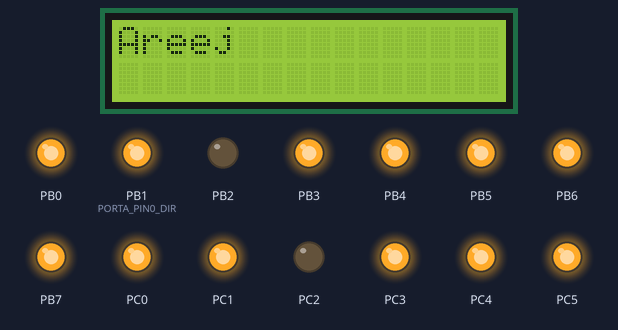
Bench run of a program on a simulated ATmega32, built with avr-gcc and emulated at 12 MHz (the files do not name the chip). Parts: 16×2 character LCD, output pins drawn as LEDs (lit = HIGH). Wiring (inferred from the names in the program): character LCD (HD44780): RS PD0; R/W PD1; E PD2; data PA0, PA1, PA2, PA3, PA4, PA5, PA6, PA7. Pins used as bus, display or sensor lines are not drawn.

Above: at 0.1 s.
At 0.6 s:
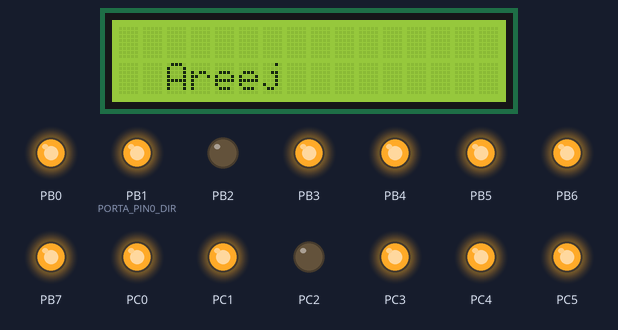
At 1.2 s:
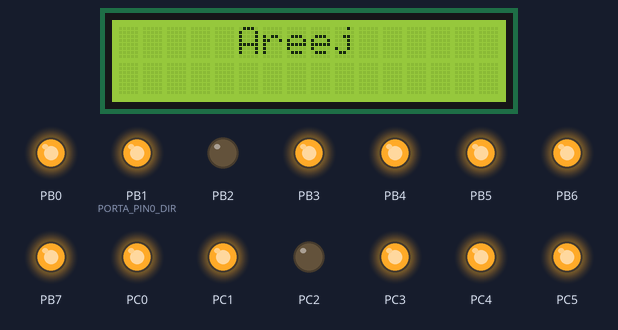
At 1.7 s:
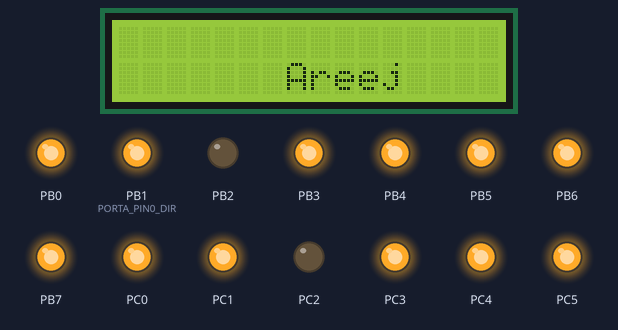
At 2.2 s:
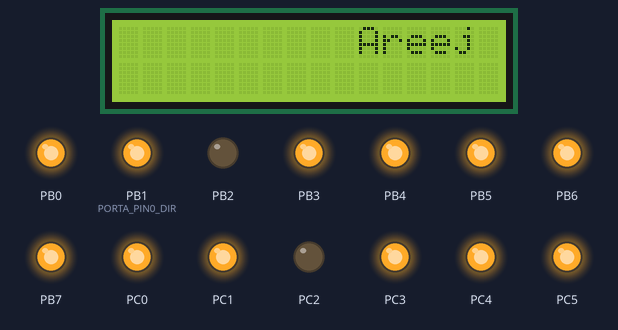
At 2.8 s:
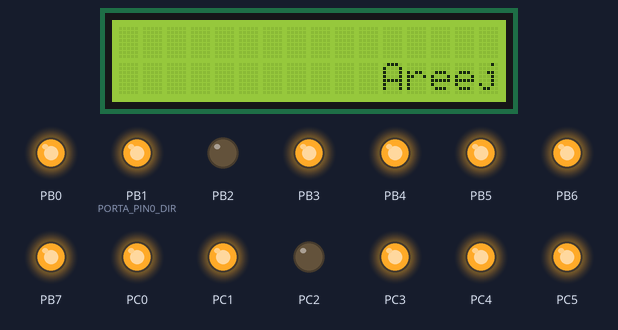
Timing chart, 0 to 4.3 s (numbered marks = the images above):
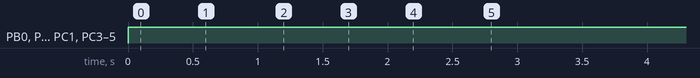

Measured:
- by itself, PB0, PB1 (PORTA_PIN0_DIR), PB3–7, PC0, PC1, PC3–5: LOW → HIGH at 0.00 s
- by itself, everything shown: repeats every 3.2 s, in 6 steps
- what the display in image 0 shows lasts 0.5 s, from 0.1 s to 0.6 s

The program:

main.c
```c
/*******************************/
/* Author  : Areej Ayman Helal */
/* Version : V01               */
/* Date    : 15 Jan 2020       */
/*******************************/

#include "STD_TYPES.h"

#include "PORT_interface.h"
#include "DIO_interface.h"
#include <util/delay.h>
# define F_CPU 12000000UL


#include "PORT_register.h"

void main (void)
{
	PortInitialize();
	CLCD_voidInitialize();
	/*set function*/
	CLCD_voidWriteCmd(0b00111000);
	while(1)
	{

		/*first step*/
		CLCD_voidWriteData('A');
		CLCD_voidWriteData('r');
		CLCD_voidWriteData('e');
		CLCD_voidWriteData('e');
		CLCD_voidWriteData('j');
		_delay_ms(500);
		/*clear*/
		CLCD_voidWriteCmd(0b00000001);

		/*second step 0x42*/
		/*set ddram*/
		CLCD_voidWriteCmd(0b11000010);

		CLCD_voidWriteData('A');
		CLCD_voidWriteData('r');
		CLCD_voidWriteData('e');
		CLCD_voidWriteData('e');
		CLCD_voidWriteData('j');
		_delay_ms(500);
		/*clear*/
		CLCD_voidWriteCmd(0b00000001);

		/*third step 0x05*/
		/*set ddram*/
		CLCD_voidWriteCmd(0b10000101);

		CLCD_voidWriteData('A');
		CLCD_voidWriteData('r');
		CLCD_voidWriteData('e');
		CLCD_voidWriteData('e');
		CLCD_voidWriteData('j');
		_delay_ms(500);
		/*clear*/
		CLCD_voidWriteCmd(0b00000001);

		/*4th step 0x47*/
		/*set ddram*/
		CLCD_voidWriteCmd(0b11000111);

		CLCD_voidWriteData('A');
		CLCD_voidWriteData('r');
		CLCD_voidWriteData('e');
		CLCD_voidWriteData('e');
		CLCD_voidWriteData('j');
		_delay_ms(500);
		/*clear*/
		CLCD_voidWriteCmd(0b00000001);

		/*5th step 0x0A*/
		/*set ddram*/
		CLCD_voidWriteCmd(0b10001010);

		CLCD_voidWriteData('A');
		CLCD_voidWriteData('r');
		CLCD_voidWriteData('e');
		CLCD_voidWriteData('e');
		CLCD_voidWriteData('j');
		_delay_ms(500);
		/*clear*/
		CLCD_voidWriteCmd(0b00000001);

		/*6th step 0x4B*/
		/*set ddram*/
		CLCD_voidWriteCmd(0b11001011);

		CLCD_voidWriteData('A');
		CLCD_voidWriteData('r');
		CLCD_voidWriteData('e');
		CLCD_voidWriteData('e');
		CLCD_voidWriteData('j');
		_delay_ms(500);
		/*clear*/
		CLCD_voidWriteCmd(0b00000001);

	}


}
```

CLCD_config.h
```c
/*******************************/
/* Author  : Areej Ayman Helal */
/* Version : V01               */
/* Date    : 15 Jan 2020       */
/*******************************/

#define CLCD_u8_RS_PORT 'D'
#define CLCD_u8_RS_PIN	0

#define CLCD_u8_RW_PORT 'D'
#define CLCD_u8_RW_PIN	1

#define CLCD_u8_E_PORT 'D'
#define CLCD_u8_E_PIN	2

#define CLCD_u8_DATA_PORT 'A'

#define CLCD_u8_D0	0
#define CLCD_u8_D1	1
#define CLCD_u8_D2	2
#define CLCD_u8_D3	3
#define CLCD_u8_D4	4
#define CLCD_u8_D5	5
#define CLCD_u8_D6	6
#define CLCD_u8_D7	7
```

CLCD_interface.h
```c
/*******************************/
/* Author  : Areej Ayman Helal */
/* Version : V01               */
/* Date    : 15 Jan 2020       */
/*******************************/

/*Description : This API shall initialize LCD*/
void CLCD_voidInitialize(void);

/*Description : This API shall display data on LCD*/
void CLCD_voidWriteData(u8 copy_u8Data);

/*Description : This API shall excute command on LCD*/
void CLCD_voidWriteCmd(u8 copy_u8Cmd);
```

CLCD_program.c
```c
/*******************************/
/* Author  : Areej Ayman Helal */
/* Version : V01               */
/* Date    : 15 Jan 2020       */
/*******************************/

#include "STD_TYPES.h"
#include "BIT_MATH.h"
#include <util/delay.h>
#include "DIO_interface.h"
#include "CLCD_interface.h"
#include "CLCD_config.h"
#include "CLCD_register.h"
#include "CLCD_private.h"


/*Description : This API shall initialize LCD*/
void CLCD_voidInitialize(void)
{

	_delay_ms(40);
	CLCD_voidWriteCmd(0b00111000);
	CLCD_voidWriteCmd(0b00001100);
	CLCD_voidWriteCmd(0b00000001);
	_delay_ms(2);

}

/*Description : This API shall display data on LCD*/
void CLCD_voidWriteData(u8 Copy_u8Data)
{
	/*Set RS = 1 */
	DIO_setPinValue(CLCD_u8_RS_PORT,CLCD_u8_RS_PIN,1);
	/*Set RW = 0 */
	DIO_setPinValue(CLCD_u8_RW_PORT,CLCD_u8_RW_PIN,0);
	/*Set Data on data port */
	CLCD_voidSetDataPort(Copy_u8Data);
	/*Enable pulse */
	DIO_setPinValue(CLCD_u8_E_PORT,CLCD_u8_E_PIN,1);
	_delay_ms(1);
	DIO_setPinValue(CLCD_u8_E_PORT,CLCD_u8_E_PIN,0);
	_delay_ms(1);

}

/*Description : This API shall excute command on LCD*/
void CLCD_voidWriteCmd(u8 Copy_u8Cmd)
{
	/*Set RS = 0 */
	DIO_setPinValue(CLCD_u8_RS_PORT,CLCD_u8_RS_PIN,0);
	/*Set RW = 0 */
	DIO_setPinValue(CLCD_u8_RW_PORT,CLCD_u8_RW_PIN,0);
	/*Set Data on data port */
	CLCD_voidSetDataPort(Copy_u8Cmd);
	/*Enable pulse */
		DIO_setPinValue(CLCD_u8_E_PORT,CLCD_u8_E_PIN,1);
	_delay_ms(1);
	DIO_setPinValue(CLCD_u8_E_PORT,CLCD_u8_E_PIN,0);
	_delay_ms(1);

}

static void CLCD_voidSetDataPort(u8 Copy_u8Data)
{
	u8 Local_u8BitVal;
	Local_u8BitVal = GET_BIT(Copy_u8Data,0);
	DIO_setPinValue(CLCD_u8_DATA_PORT,CLCD_u8_D0,Local_u8BitVal);
	Local_u8BitVal = GET_BIT(Copy_u8Data,1);
	DIO_setPinValue(CLCD_u8_DATA_PORT,CLCD_u8_D1,Local_u8BitVal);
	Local_u8BitVal = GET_BIT(Copy_u8Data,2);
	DIO_setPinValue(CLCD_u8_DATA_PORT,CLCD_u8_D2,Local_u8BitVal);
	Local_u8BitVal = GET_BIT(Copy_u8Data,3);
	DIO_setPinValue(CLCD_u8_DATA_PORT,CLCD_u8_D3,Local_u8BitVal);
	Local_u8BitVal = GET_BIT(Copy_u8Data,4);
	DIO_setPinValue(CLCD_u8_DATA_PORT,CLCD_u8_D4,Local_u8BitVal);
	Local_u8BitVal = GET_BIT(Copy_u8Data,5);
	DIO_setPinValue(CLCD_u8_DATA_PORT,CLCD_u8_D5,Local_u8BitVal);
	Local_u8BitVal = GET_BIT(Copy_u8Data,6);
	DIO_setPinValue(CLCD_u8_DATA_PORT,CLCD_u8_D6,Local_u8BitVal);
	Local_u8BitVal = GET_BIT(Copy_u8Data,7);
	DIO_setPinValue(CLCD_u8_DATA_PORT,CLCD_u8_D7,Local_u8BitVal);
}
```

BIT_MATH.h
```c
/*******************************/
/* Author  : Areej Ayman Helal */
/* Version : V01               */
/* Date    : 15 Jan 2020       */
/*******************************/

#define SET_BIT(VAR,BIT_NO) (VAR|=(1<<BIT_NO))
#define CLR_BIT(VAR,BIT_NO) (VAR &=(~(1<<BIT_NO)))
#define TOGGLE_BIT(VAR,BIT_NO) (VAR ^=(1<<BIT_NO))
#define GET_BIT(VAR,BIT_NO) ((VAR >>BIT_NO) &0x01)
```

CLCD_private.h
```c
/*******************************/
/* Author  : Areej Ayman Helal */
/* Version : V01               */
/* Date    : 15 Jan 2020       */
/*******************************/

static void CLCD_voidSetDataPort(u8 Copy_u8Data);
```

CLCD_register.h
```c
/*******************************/
/* Author  : Areej Ayman Helal */
/* Version : V01               */
/* Date    : 15 Jan 2020       */
/*******************************/
```

DIO_config.h
```c
/*******************************/
/* Author  : Areej Ayman Helal */
/* Version : V01               */
/* Date    : 15 Jan 2020       */
/*******************************/
```

DIO_interface.h
```c
/*******************************/
/* Author  : Areej Ayman Helal */
/* Version : V01               */
/* Date    : 15 Jan 2020       */
/*******************************/

#include "STD_TYPES.h"
void DIO_setPinValue(u8 Port , u8 Pin , u8 Val);
void DIO_setPinDirection(u8 Port , u8 Pin , u8 Dir);
u8 DIO_getPinValue(u8 Port , u8 Pin );
```

DIO_private.h
```c
/*******************************/
/* Author  : Areej Ayman Helal */
/* Version : V01               */
/* Date    : 15 Jan 2020       */
/*******************************/
```

DIO_program.c
```c
/*******************************/
/* Author  : Areej Ayman Helal */
/* Version : V01               */
/* Date    : 15 Jan 2020       */
/*******************************/

#include "STD_TYPES.h"
#include "BIT_MATH.h"
#include "DIO_interface.h"
#include "DIO_private.h"
#include "DIO_register.h"
#include "DIO_config.h"

void DIO_setPinDirection(u8 Port , u8 Pin , u8 Dir)
{
	switch(Port)
	{
		case 'A' :
			if(Dir == 0 )
			{
				CLR_BIT(DDRA,Pin);
			}
			else
			{
				SET_BIT(DDRA,Pin);
			}
			break;
		case 'B' :
			if(Dir == 0 )
			{
				CLR_BIT(DDRB,Pin);
			}
			else
			{
				SET_BIT(DDRB,Pin);
			}
			break;
		case 'C' :
			if(Dir == 0 )
			{
				CLR_BIT(DDRC,Pin);
			}
			else
			{
				SET_BIT(DDRC,Pin);
			}
			break;
		case 'D' :
			if(Dir == 0 )
			{
				CLR_BIT(DDRD,Pin);
			}
			else
			{
				SET_BIT(DDRD,Pin);
			}
			break;

	}
}
void DIO_setPinValue(u8 Port , u8 Pin , u8 Val)
{
	switch(Port)
	{
		case 'A' :
			if(Val == 0 )
			{
				CLR_BIT(PORTA,Pin);
			}
			else
			{
				SET_BIT(PORTA,Pin);
			}
			break;

		case 'B' :
			if(Val == 0 )
			{
				CLR_BIT(PORTB,Pin);
			}
			else
			{
				SET_BIT(PORTB,Pin);
			}
			break;

		case 'C' :
			if(Val == 0 )
			{
				CLR_BIT(PORTC,Pin);
			}
			else
			{
				SET_BIT(PORTC,Pin);
			}
			break;

		case 'D' :
			if(Val == 0 )
			{
				CLR_BIT(PORTD,Pin);
			}
			else
			{
				SET_BIT(PORTD,Pin);
			}
			break;


	}
}


u8 DIO_getPinValue(u8 Port , u8 Pin )
{
	u8 Result;
	switch(Port)
	{
		case 'A' :
			Result= GET_BIT(PINA,Pin);
			break;

		case 'B' :
			Result= GET_BIT(PINB,Pin);
			break;

		case 'C' :
			Result= GET_BIT(PINC,Pin);
			break;

		case 'D' :
			Result= GET_BIT(PIND,Pin);
			break;

	}
	return Result;
}
```

DIO_register.h
```c
/*******************************/
/* Author  : Areej Ayman Helal */
/* Version : V01               */
/* Date    : 15 Jan 2020       */
/*******************************/

#define PORTA *((u8*)0x3B)
#define DDRA  *((u8*)0x3A)
#define PINA  *((u8*)0x39)
#define PORTB *((u8*)0x38)
#define DDRB  *((u8*)0x37)
#define PINB  *((u8*)0x36)
#define PORTC *((u8*)0x35)
#define DDRC  *((u8*)0x34)
#define PINC  *((u8*)0x33)
#define PORTD *((u8*)0x32)
#define DDRD  *((u8*)0x31)
#define PIND  *((u8*)0x30)
```

PORT_config.h
```c
/*******************************/
/* Author  : Areej Ayman Helal */
/* Version : V01               */
/* Date    : 15 Jan 2020       */
/*******************************/

/*Input =0 , Output =1*/
#define PORTA_PIN0_DIR   1
#define PORTA_PIN1_DIR   1
#define PORTA_PIN2_DIR   1
#define PORTA_PIN3_DIR   1
#define PORTA_PIN4_DIR   1
#define PORTA_PIN5_DIR   1
#define PORTA_PIN6_DIR   1
#define PORTA_PIN7_DIR   1

#define PORTB_PIN0_DIR   1
#define PORTB_PIN1_DIR   1
#define PORTB_PIN2_DIR   1
#define PORTB_PIN3_DIR   1
#define PORTB_PIN4_DIR   1
#define PORTB_PIN5_DIR   1
#define PORTB_PIN6_DIR   1
#define PORTB_PIN7_DIR   1

#define PORTC_PIN0_DIR   1
#define PORTC_PIN1_DIR   1
#define PORTC_PIN2_DIR   1
#define PORTC_PIN3_DIR   1
#define PORTC_PIN4_DIR   1
#define PORTC_PIN5_DIR   1
#define PORTC_PIN6_DIR   1
#define PORTC_PIN7_DIR   1

#define PORTD_PIN0_DIR   1
#define PORTD_PIN1_DIR   1
#define PORTD_PIN2_DIR   1
#define PORTD_PIN3_DIR   1
#define PORTD_PIN4_DIR   1
#define PORTD_PIN5_DIR   1
#define PORTD_PIN6_DIR   1
#define PORTD_PIN7_DIR   1

/*Choose initial value for pins
	0 low for value , floating for input
	1 high for output , internal pull-up for input */
#define PORTA_PIN0_INITIAL_VALUE   1
#define PORTA_PIN1_INITIAL_VALUE   1
#define PORTA_PIN2_INITIAL_VALUE   1
#define PORTA_PIN3_INITIAL_VALUE   1
#define PORTA_PIN4_INITIAL_VALUE   1
#define PORTA_PIN5_INITIAL_VALUE   1
#define PORTA_PIN6_INITIAL_VALUE   1
#define PORTA_PIN7_INITIAL_VALUE   1

#define PORTB_PIN0_INITIAL_VALUE   1
#define PORTB_PIN1_INITIAL_VALUE   1
#define PORTB_PIN2_INITIAL_VALUE   0
#define PORTB_PIN3_INITIAL_VALUE   1
#define PORTB_PIN4_INITIAL_VALUE   1
#define PORTB_PIN5_INITIAL_VALUE   1
#define PORTB_PIN6_INITIAL_VALUE   1
#define PORTB_PIN7_INITIAL_VALUE   1

#define PORTC_PIN0_INITIAL_VALUE   1
#define PORTC_PIN1_INITIAL_VALUE   1
#define PORTC_PIN2_INITIAL_VALUE   0
#define PORTC_PIN3_INITIAL_VALUE   1
#define PORTC_PIN4_INITIAL_VALUE   1
#define PORTC_PIN5_INITIAL_VALUE   1
#define PORTC_PIN6_INITIAL_VALUE   1
#define PORTC_PIN7_INITIAL_VALUE   1

#define PORTD_PIN0_INITIAL_VALUE   1
#define PORTD_PIN1_INITIAL_VALUE   1
#define PORTD_PIN2_INITIAL_VALUE   1
#define PORTD_PIN3_INITIAL_VALUE   1
#define PORTD_PIN4_INITIAL_VALUE   1
#define PORTD_PIN5_INITIAL_VALUE   0
#define PORTD_PIN6_INITIAL_VALUE   0
#define PORTD_PIN7_INITIAL_VALUE   0
```

PORT_interface.h
```c
/*******************************/
/* Author  : Areej Ayman Helal */
/* Version : V01               */
/* Date    : 15 Jan 2020       */
/*******************************/

void PortInitialize(void);
```

PORT_private.h
```c
/*******************************/
/* Author  : Areej Ayman Helal */
/* Version : V01               */
/* Date    : 15 Jan 2020       */
/*******************************/

#define Conc(b7,b6,b5,b4,b3,b2,b1,b0) Conc_Help(b7,b6,b5,b4,b3,b2,b1,b0)
#define Conc_Help(b7,b6,b5,b4,b3,b2,b1,b0) 0b##b7##b6##b5##b4##b3##b2##b1##b0

#define PORTA_DIR Conc(PORTA_PIN7_DIR,PORTA_PIN6_DIR,PORTA_PIN5_DIR,PORTA_PIN4_DIR,PORTA_PIN3_DIR,PORTA_PIN2_DIR,PORTA_PIN1_DIR,PORTA_PIN0_DIR)
#define PORTB_DIR Conc(PORTB_PIN7_DIR,PORTB_PIN6_DIR,PORTB_PIN5_DIR,PORTB_PIN4_DIR,PORTB_PIN3_DIR,PORTB_PIN2_DIR,PORTB_PIN1_DIR,PORTB_PIN0_DIR)
#define PORTC_DIR Conc(PORTC_PIN7_DIR,PORTC_PIN6_DIR,PORTC_PIN5_DIR,PORTC_PIN4_DIR,PORTC_PIN3_DIR,PORTC_PIN2_DIR,PORTC_PIN1_DIR,PORTC_PIN0_DIR)
#define PORTD_DIR Conc(PORTD_PIN7_DIR,PORTD_PIN6_DIR,PORTD_PIN5_DIR,PORTD_PIN4_DIR,PORTD_PIN3_DIR,PORTD_PIN2_DIR,PORTD_PIN1_DIR,PORTD_PIN0_DIR)

#define PORTA_INITIAL_VALUE Conc(PORTA_PIN7_INITIAL_VALUE,PORTA_PIN6_INITIAL_VALUE,PORTA_PIN5_INITIAL_VALUE,PORTA_PIN4_INITIAL_VALUE,PORTA_PIN3_INITIAL_VALUE,PORTA_PIN2_INITIAL_VALUE,PORTA_PIN1_INITIAL_VALUE,PORTA_PIN0_INITIAL_VALUE)
#define PORTB_INITIAL_VALUE Conc(PORTB_PIN7_INITIAL_VALUE,PORTB_PIN6_INITIAL_VALUE,PORTB_PIN5_INITIAL_VALUE,PORTB_PIN4_INITIAL_VALUE,PORTB_PIN3_INITIAL_VALUE,PORTB_PIN2_INITIAL_VALUE,PORTB_PIN1_INITIAL_VALUE,PORTB_PIN0_INITIAL_VALUE)
#define PORTC_INITIAL_VALUE Conc(PORTC_PIN7_INITIAL_VALUE,PORTC_PIN6_INITIAL_VALUE,PORTC_PIN5_INITIAL_VALUE,PORTC_PIN4_INITIAL_VALUE,PORTC_PIN3_INITIAL_VALUE,PORTC_PIN2_INITIAL_VALUE,PORTC_PIN1_INITIAL_VALUE,PORTC_PIN0_INITIAL_VALUE)
#define PORTD_INITIAL_VALUE Conc(PORTD_PIN7_INITIAL_VALUE,PORTD_PIN6_INITIAL_VALUE,PORTD_PIN5_INITIAL_VALUE,PORTD_PIN4_INITIAL_VALUE,PORTD_PIN3_INITIAL_VALUE,PORTD_PIN2_INITIAL_VALUE,PORTD_PIN1_INITIAL_VALUE,PORTD_PIN0_INITIAL_VALUE)
```

PORT_program.c
```c
/*******************************/
/* Author  : Areej Ayman Helal */
/* Version : V01               */
/* Date    : 15 Jan 2020       */
/*******************************/

#include "STD_TYPES.h"
#include "BIT_MATH.h"

#include "PORT_interface.h"
#include "PORT_register.h"
#include "PORT_config.h"
#include "PORT_private.h"

void PortInitialize(void)
{
	DDRA = PORTA_DIR;
	DDRB = PORTB_DIR;
	DDRC = PORTC_DIR;
	DDRD = PORTD_DIR;

	PORTA = PORTA_INITIAL_VALUE;
	PORTB = PORTB_INITIAL_VALUE;
	PORTC = PORTC_INITIAL_VALUE;
	PORTD = PORTD_INITIAL_VALUE;
}
```

PORT_register.h
```c
/*******************************/
/* Author  : Areej Ayman Helal */
/* Version : V01               */
/* Date    : 15 Jan 2020       */
/*******************************/

#define   DDRA   *((u8*)0x3A)
#define   DDRB   *((u8*)0x37)
#define   DDRC   *((u8*)0x34)
#define   DDRD   *((u8*)0x31)
#define PORTA *((u8*)0x3B)
#define PORTB *((u8*)0x38)
#define PORTC *((u8*)0x35)
#define PORTD *((u8*)0x32)
```

STD_TYPES.h
```c
/*******************************/
/* Author  : Areej Ayman Helal */
/* Version : V01               */
/* Date    : 15 Jan 2020       */
/*******************************/

#define u8 unsigned char
#define u16 unsigned short int
#define u32 unsigned long int

#define s8  signed char
#define s16 signed short int
#define s32 signed long int

#define f32 float
#define f64 double
#define f96 long double
```
